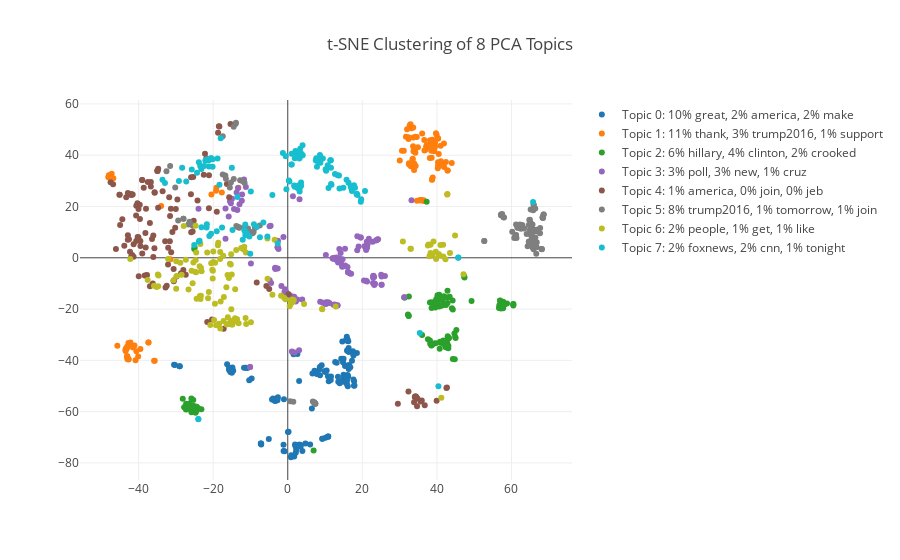

Notebook code for this chart:
### Code cell
# 创建色彩映射
n = nTopics
cmap = get_cmap('tab10')
colors = [rgb2hex(cmap(color)) for color in np.arange(0, 1.000001, 1/(n-1))]

# 获取关键词
topWords = getTopWords(3, pcaKeys, vectorizedText, countVectorizer)


# 生成散点图
data = []
# 迭代每个主题
for topic in range(nTopics):
    mask = pcaKeys==topic
    sample_mask = np.zeros(mask.sum()).astype(bool)
    sample_mask[:int(1000/nTopics)] = True
    np.random.shuffle(sample_mask)
    
    scatter = go.Scatter(x = tsneModelVectors[mask,0][sample_mask],
                         y = tsneModelVectors[mask,1][sample_mask],
                         name = 'Topic {}: {}'.format(topic, topWords[topic]),
                         mode = 'markers',
                         text = df[mask]['Tweet_Text'][sample_mask],
                         marker = dict(color = colors[topic]))
    data.append(scatter)

layout = go.Layout(title = 't-SNE Clustering of {} PCA Topics'.format(nTopics),
                   showlegend=True,
                   hovermode = 'closest')

fig = go.Figure(data=data, layout=layout)
iplot(fig)
